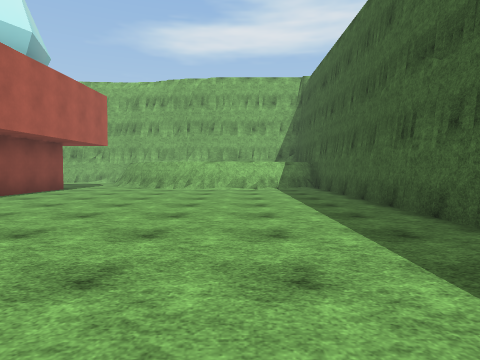
[1] (above)

24 first-person views from a walk through a scene from a Unity 3-D project. The camera is 1.3 m above the floor, tilts 2° down and sees 75° across. The floor is counted in squares, 2 m on a side. Each view is taken from the middle of a square. On the plan, view 1 faces up. The plan holds only what a view shows up to about 10 squares ahead; the rest is blank. The place goes on beyond the plan. The player character is not drawn. Some surface patterns are stand-ins.

[2]
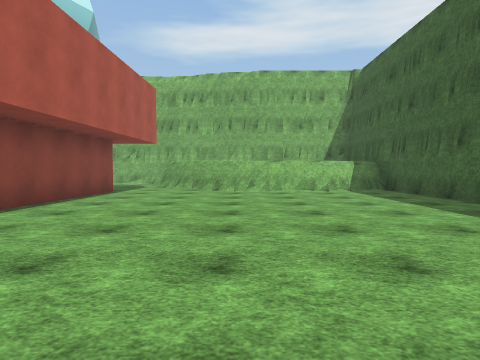

[3]
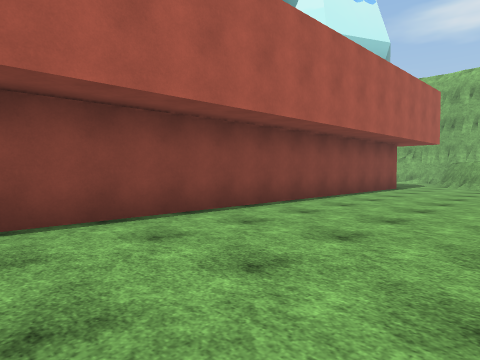

[4]
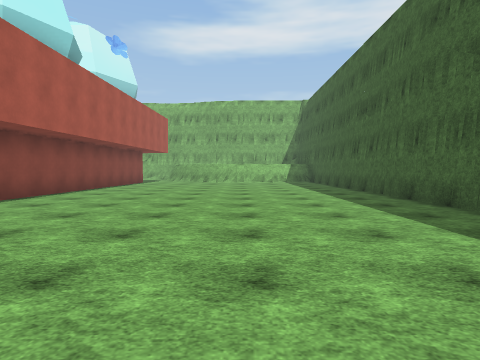

[5]
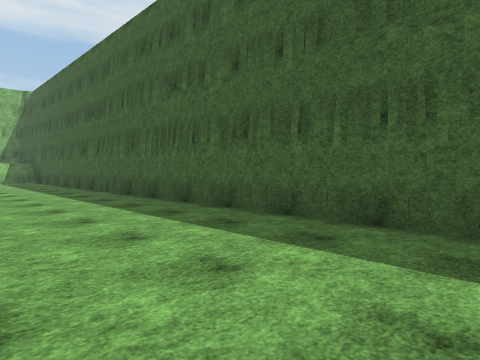

[6]
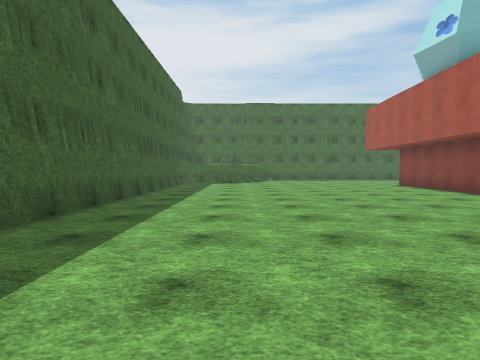

[7]
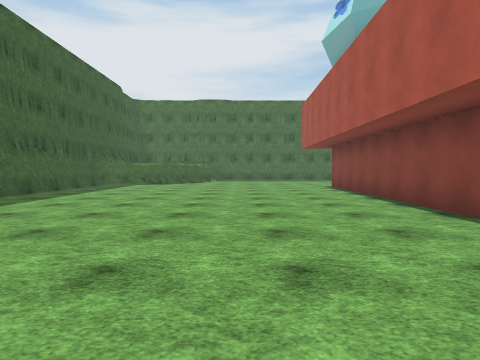

[8]
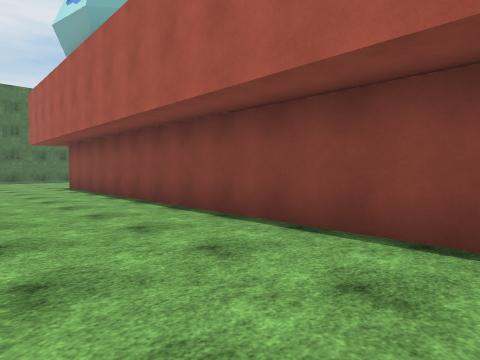

[9]
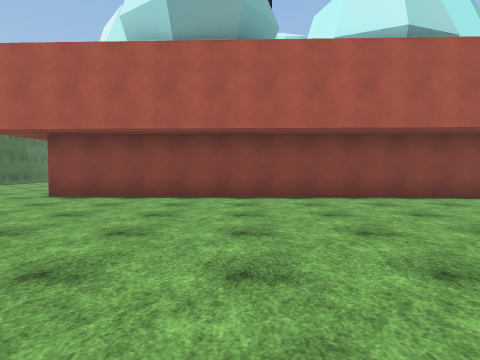

[10]
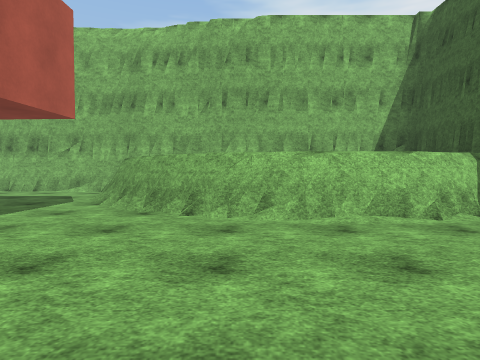

[11]
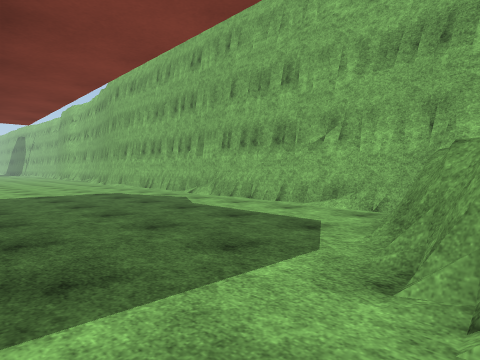

[12]
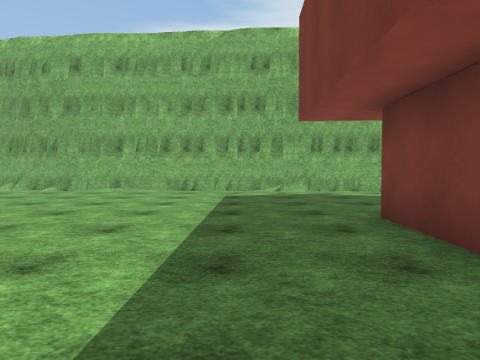

[13]
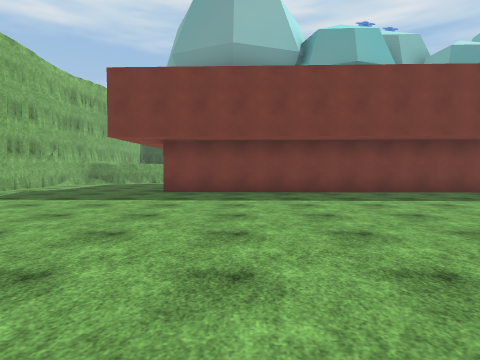

[14]
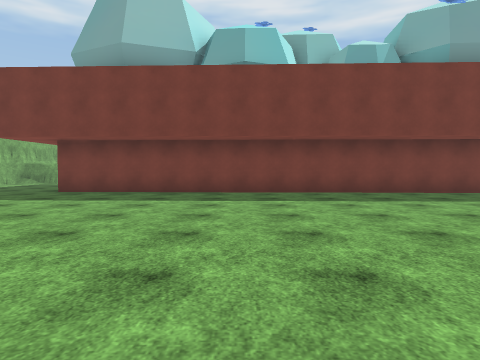

[15]
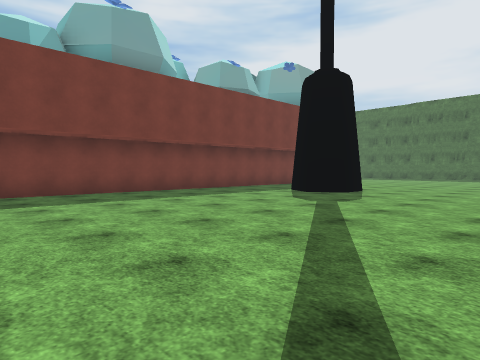

[16]
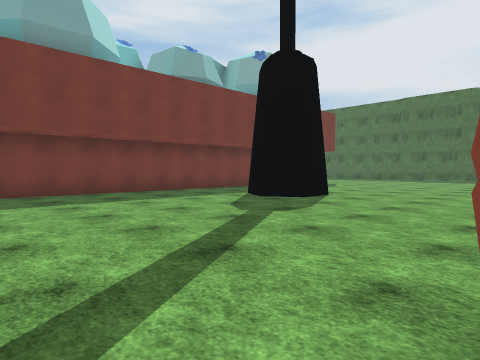

[17]
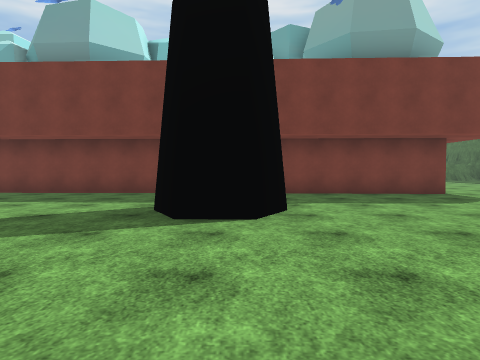

[18]
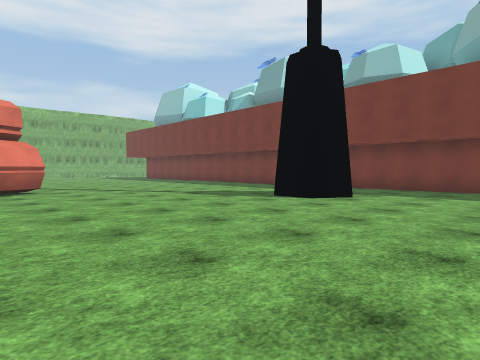

[19]
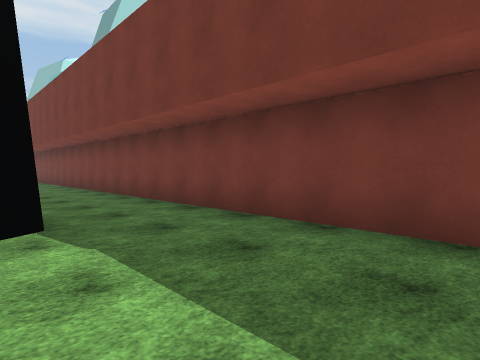

[20]
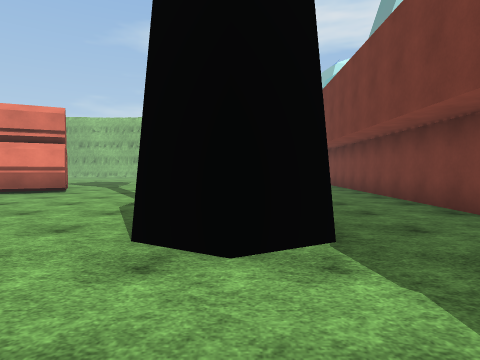

[21]
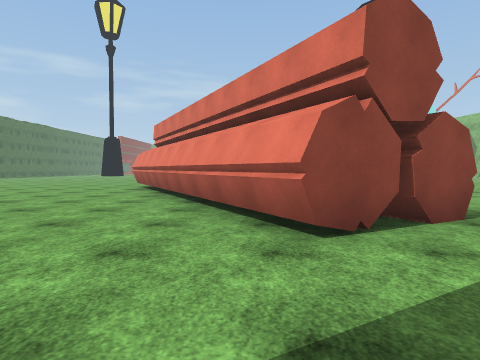

[22]
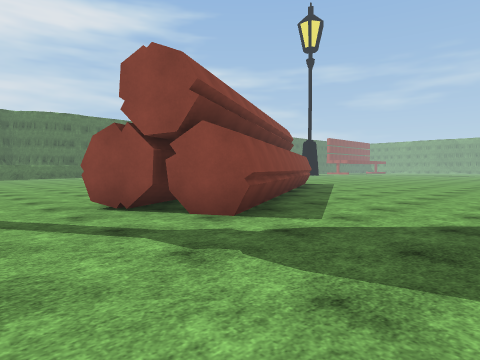

[23]
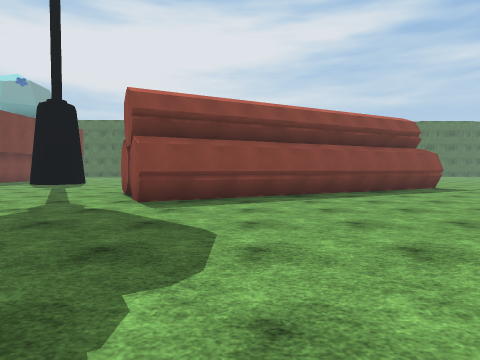

[24]
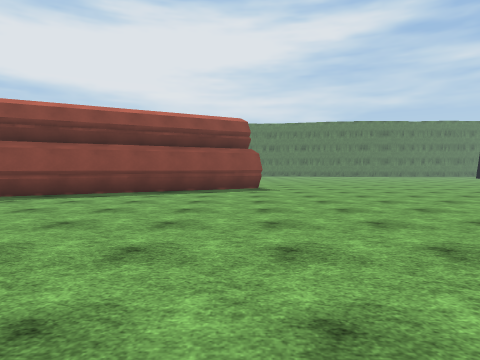

### Floor plan
Points are (right, up) in squares from view 1. A wall is a line through its corners. A room is listed if a view was taken in it or the views show most of it. See-through windows are left out.
Room 1 (views 1, 2, 3, 4, 5, 6, 7, 8, 9, 10, 11)
walls: (-2.3, 10.3) (-3, 11); (-0.8, 10.3) (-1.5, 10.4); (-0.1, 10.2) (-1.2, 10.3); (0.6, 10.1) (-1.6, 10); (-2.3, 10.5) (-2.9, 10.6); (0.5, 10.3) (-0.2, 10.2); (-1.8, 10.6) (-2.5, 10.6) (-3.5, 11); (-5.7, 10) (-6.4, -10.6); (-2.1, 10.7) (-3, 10.8); (2.7, -10.1) (2.7, 11); (2.1, 10.7) (1.7, 10.5); (2, 10.8) (1, 10.4); (2.5, 11) (1.9, 10.6)
low walls: (-0.8, 10) (-1.6, 10.2); (0.6, 10.1) (0.1, 10)
ways out: opening at (-4.5, 10.5) to room 2
Room 2 (views 12, 13, 14, 15, 16, 17, 18, 19, 20, 21, 22, 23, 24)
walls: (-28, -2.1) (-20.1, 2.1) (-18.8, -0.4) (-26, -4.2); (-18.3, 15.4) (-19.6, 15.9); (-19, 15.7) (-19.5, 15.8); (-14, -6.8) (-14.9, -6.2) (-14.9, -5.2) (-14.1, -4.7) (-13.2, -5.2); (-17.3, 15.5) (-17.9, 15.6); (-16.6, 15.4) (-19.4, 15.5); (-12.5, 15) (-13.1, 15); (-9.6, 15.1) (-11.1, 15.3); (-10.8, -10.6) (-10.1, 10.3); (-6.1, 15.1) (-14.1, 15.3); (-3.9, 11.6) (-4.4, 12.2); (-3.6, 11.7) (-4.4, 11.8); (-5.2, 15) (-6, 15.1); (-4.9, 14.7) (-5.5, 15) (-11.2, 15); (-2.9, 10.6) (-3.5, 11.2); (-3, 11) (-4.1, 11.5)
low walls: (-4.9, 12.9) (-5.2, 13.3); (-5.9, 14.8) (-6.4, 15); (-4.4, 12.1) (-4.8, 13.1)
ways out: opening at (-4.5, 10.5) to room 1

Where each view was taken, in squares from view 1:
view 1: 0 up, 0 right, facing up
view 2: 1 up, 2 left, facing up
view 3: 1 down, 2 left, facing up-left
view 4: 5 down, 1 left, facing up
view 5: 6 down, 1 left, facing up-right
view 6: 1 up, 0 right, facing down
view 7: 0 up, 3 left, facing down
view 8: 0 up, 3 left, facing down-left
view 9: 7 down, 1 right, facing left
view 10: 6 up, 2 left, facing up
view 11: 10 up, 4 left, facing up-left
view 12: 6 up, 12 left, facing up
view 13: 8 up, 19 left, facing right
view 14: 5 up, 19 left, facing right
view 15: 3 up, 19 left, facing down-right
view 16: 1 up, 19 left, facing down-right
view 17: 6 down, 19 left, facing right
view 18: 10 down, 21 left, facing up-right
view 19: 10 down, 14 left, facing up-right
view 20: 9 down, 14 left, facing up
view 21: 1 down, 16 left, facing left
view 22: 5 up, 17 left, facing down-left
view 23: 8 up, 22 left, facing down
view 24: 8 up, 28 left, facing down
